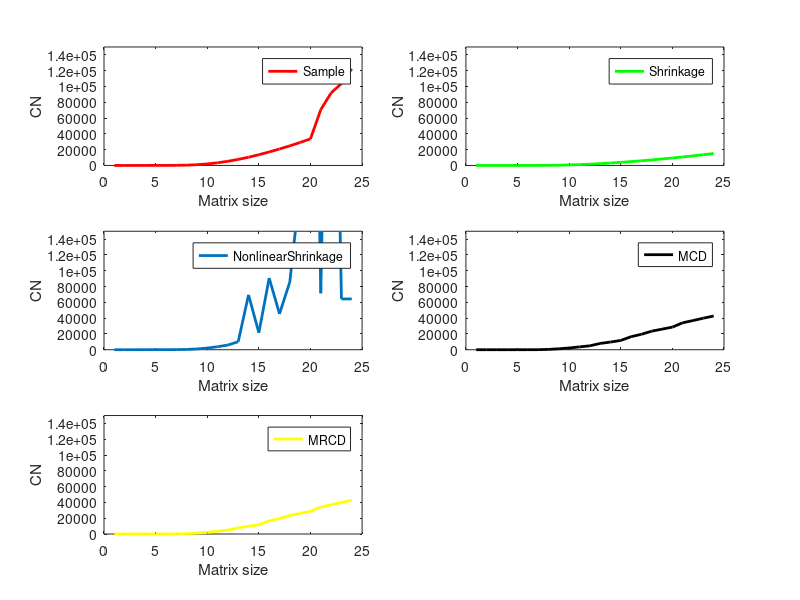

Write the MATLAB code that produced this figure.
close all; clear; clc;

%==========================================================================
%
%
%Figure3.11: condition number of covariance matrices
%
%
%==========================================================================

load("Figure3_11and12")

nasset=length(cov_sample);


for i=1:nasset
%compute eigenvalues
lambda=eig(cov_sample(1:i,1:i));
%compute conditioning number
CS(i,1)=lambda (end)/lambda(1);
a(i,1) = cond(cov_sample(1:i,1:i));
end

for i=1:nasset
%compute eigenvalues
lambda=eig(cov_shrinkage(1:i,1:i));
%compute conditioning number
CSS(i,1)=lambda (end)/lambda(1);
a(i,2) = cond(cov_shrinkage(1:i,1:i));
end

for i=1:nasset
%compute eigenvalues
lambda=eig(cov_Nshrinkage(1:i,1:i));
%compute conditioning number
CNS(i,1)=lambda (end)/lambda(1);
a(i,3) = cond(cov_Nshrinkage(1:i,1:i));
end

for i=1:nasset
%compute eigenvalues
lambda=eig(cov_MCD(1:i,1:i));
%compute conditioning number
CMCD(i,1)=lambda (end)/lambda(1);
a(i,4) = cond(cov_MCD(1:i,1:i));
end

for i=1:nasset
%compute eigenvalues
lambda=eig(cov_MCD(1:i,1:i));
%compute conditioning number
CMRCD(i,1)=lambda (end)/lambda(1);
a(i,5) = cond(cov_MCD(1:i,1:i));
end



%plot
subplot(3,2,1)
plot([1:nasset],CS,'-r')
legend('Sample')
xlabel('Matrix size')
ylabel('CN')
set(findall(gca, 'Type', 'Line'),'LineWidth',2);

subplot(3,2,2)
plot([1:nasset],CSS, '-g')
xlabel('Matrix size')
ylabel('CN')
legend('Shrinkage')
set(findall(gca, 'Type', 'Line'),'LineWidth',2);

subplot(3,2,3)
plot([1:nasset],CNS)
xlabel('Matrix size')
ylabel('CN')
legend('NonlinearShrinkage')
set(findall(gca, 'Type', 'Line'),'LineWidth',2);

subplot(3,2,4)
plot([1:nasset],CMCD, '-k')
xlabel('Matrix size')
ylabel('CN')
legend('MCD')
set(findall(gca, 'Type', 'Line'),'LineWidth',2);

subplot(3,2,5)
plot([1:nasset],CMRCD, '-y')
%axis([0 30 -20 150000])
xlabel('Matrix size')
ylabel('CN')
legend('MRCD')
set(findall(gca, 'Type', 'Line'),'LineWidth',2);




%plot
subplot(3,2,1)
plot([1:nasset],a(:,1),'-r')
axis([0 25 0 10^4*15])
legend('Sample')
xlabel('Matrix size')
ylabel('CN')
set(findall(gca, 'Type', 'Line'),'LineWidth',2);

subplot(3,2,2)
plot([1:nasset],a(:,2), '-g')
axis([0 25 0 10^4*15])
xlabel('Matrix size')
ylabel('CN')
legend('Shrinkage')
set(findall(gca, 'Type', 'Line'),'LineWidth',2);

subplot(3,2,3)
plot([1:nasset],a(:,3))
axis([0 25 0 10^4*15])
xlabel('Matrix size')
ylabel('CN')
legend('NonlinearShrinkage')
set(findall(gca, 'Type', 'Line'),'LineWidth',2);

subplot(3,2,4)
plot([1:nasset],a(:,4), '-k')
axis([0 25 0 10^4*15])
xlabel('Matrix size')
ylabel('CN')
legend('MCD')
set(findall(gca, 'Type', 'Line'),'LineWidth',2);

subplot(3,2,5)
plot([1:nasset],a(:,5), '-y')
axis([0 25 0 10^4*15])
xlabel('Matrix size')
ylabel('CN')
legend('MRCD')
set(findall(gca, 'Type', 'Line'),'LineWidth',2);